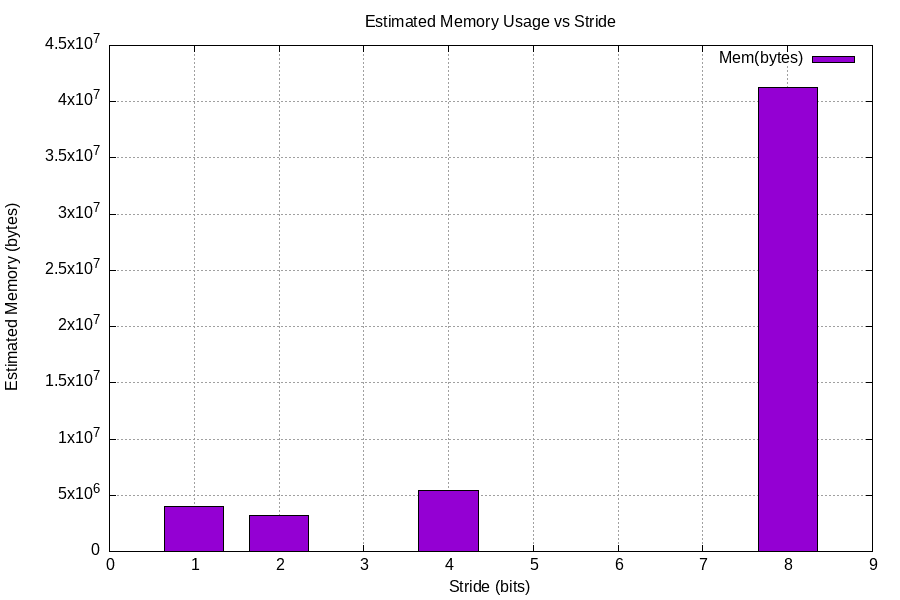

Write gnuplot code to recreate this figure.
set datafile separator ','
set terminal png size 900,600
set output 'plot_memory.png'
set title 'Estimated Memory Usage vs Stride'
set xlabel 'Stride (bits)'
set ylabel 'Estimated Memory (bytes)'
set grid
set style data histograms
set style fill solid 1.0 border -1
set boxwidth 0.7
plot 'summary.csv' using 1:11 every ::1 title 'Mem(bytes)' with boxes
